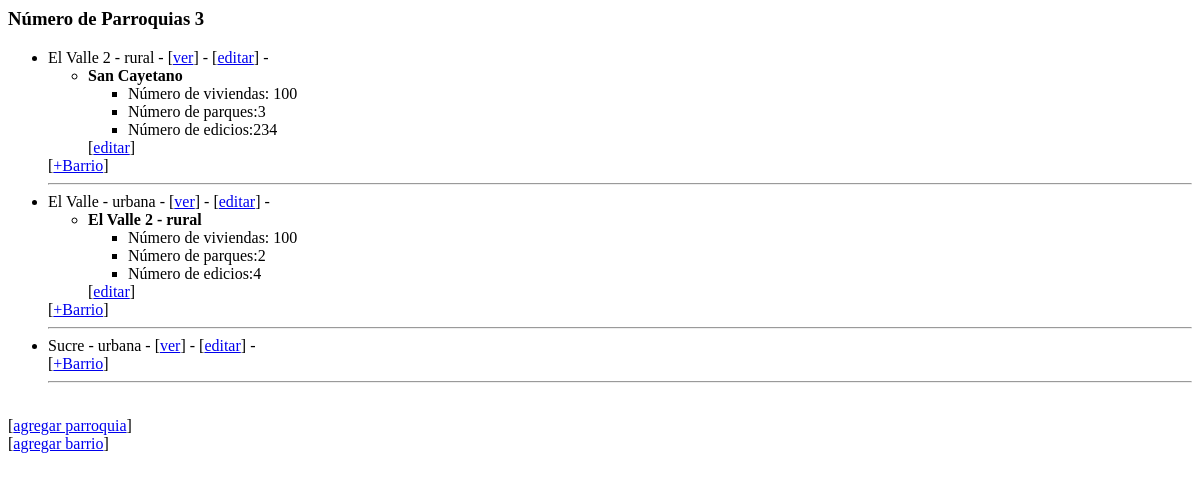
Before: / with the older database file.
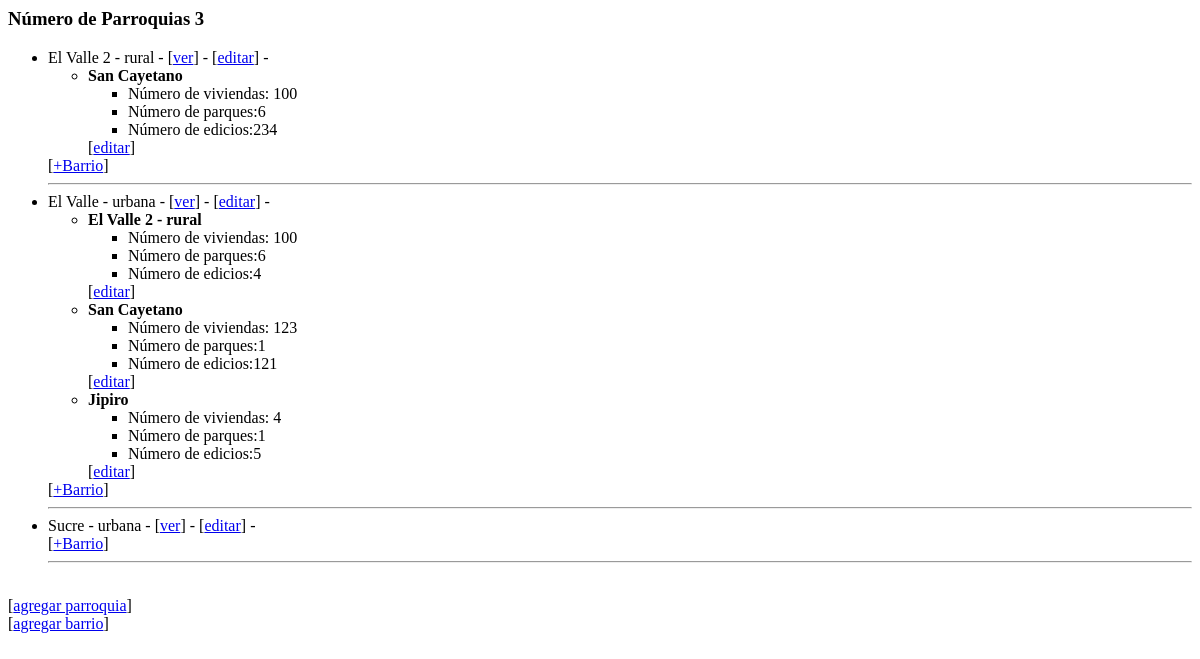
After: the same page with the newer database file.
### administrativo/models.py (models this page shows, shortened)
class Parroquia(models.Model):
    opciones_tipo = (
        ('rural','Parroquia rural'),
        ('urbana','Parroquia Urbana'),
        )
    nombre = models.CharField(max_length=30)
    tipo_parroquia = models.CharField(max_length=30, \
            choices=opciones_tipo)
    def __str__(self):
        return "%s - %s" % (self.nombre,
                self.tipo_parroquia)

class Barrio (models.Model):
    opciones_parques = (
        (1,'Un parque'),
        (2,'Dos parques'),
        (3,'Tres parques'),
        (4,'Cuatro parques'),
        (5,'Cinco parques'),
        (6,'Seis parques'),
        )
    nombre = models.CharField(max_length=30)
    num_viviendas = models.IntegerField("Número de Viviendas")
    num_parques = models.IntegerField("Número de parques",
            choices=opciones_parques)
    num_edificios = models.IntegerField("Número de Edificios")
    parroquia = models.ForeignKey(Parroquia, related_name='barrios',
        on_delete=models.CASCADE )

### administrativo/views.py (the view)
# urls.py: path('', views.index, name='index'),
def index(request):
    parroquias = Parroquia.objects.all()
    barrios = Barrio.objects.all()
    informacion_template = {'parroquias': parroquias, 'numero_parroquias': len(parroquias),'barrios':barrios}
    return render(request, 'index.html', informacion_template)

### administrativo/templates/index.html (shortened to what this page needs)
<h3>Número de Parroquias {{ numero_parroquias }}</h3>
<ul>
 {% for e in parroquias %}
  <li>
    {{e}} - [<a href="{% url 'obtener_parroquia' e.id %}">ver</a>] -
    [<a href="{% url 'editar_parroquia' e.id %}">editar</a>] -
      <ul>
        {% for t in e.barrios.all %}
        <li>
            <span><b>{{t.nombre}}</b>
              <ul>
                <li>Número de viviendas: {{t.num_viviendas}}</li>
                <li>Número de parques:{{t.num_parques}}</li>
                <li>Número de edicios:{{t.num_edificios}}</li>
              </ul>
               [<a href="{% url 'editar_barrio' t.id %}">editar</a>] </span>
          </li>
        {% endfor %}
      </ul>
    [<a href="{% url 'crear_barrio_parroquia' e.id%}">+Barrio</a>]
  </li>
  <hr />
{% endfor %}
</ul>
[<a href="{% url 'crear_parroquia' %}">agregar parroquia</a>]
[<a href="{% url 'crear_barrio' %}">agregar barrio</a>]

Changed rows visible on the page:
changed Barrio (number 1 of 4 on the later page): num_parques "3" → "6"
changed Barrio "El Valle 2 - rural": num_parques "2" → "6"
added Barrio: nombre "San Cayetano", num_viviendas "123", num_parques "1", num_edificios "121", shown under Parroquia "El Valle - urbana"
added Barrio: nombre "Jipiro", num_viviendas "4", num_parques "1", num_edificios "5", shown under Parroquia "El Valle - urbana"
